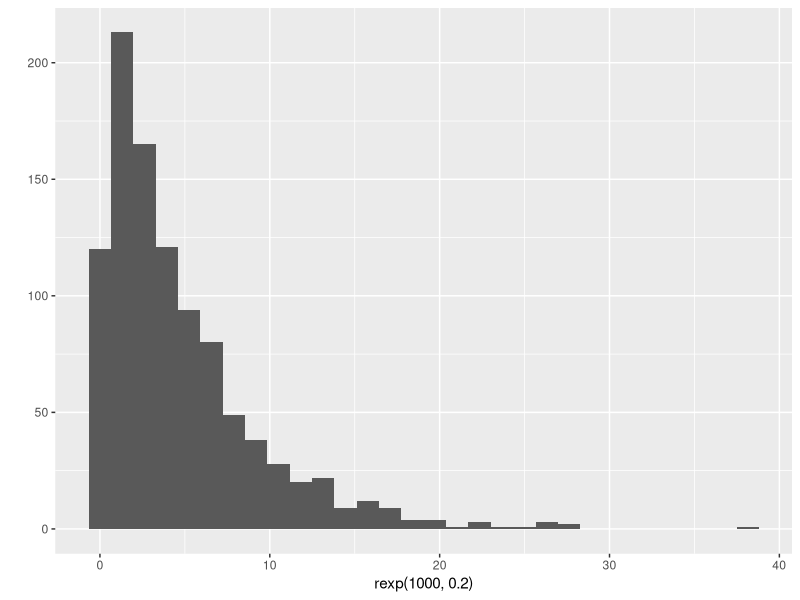
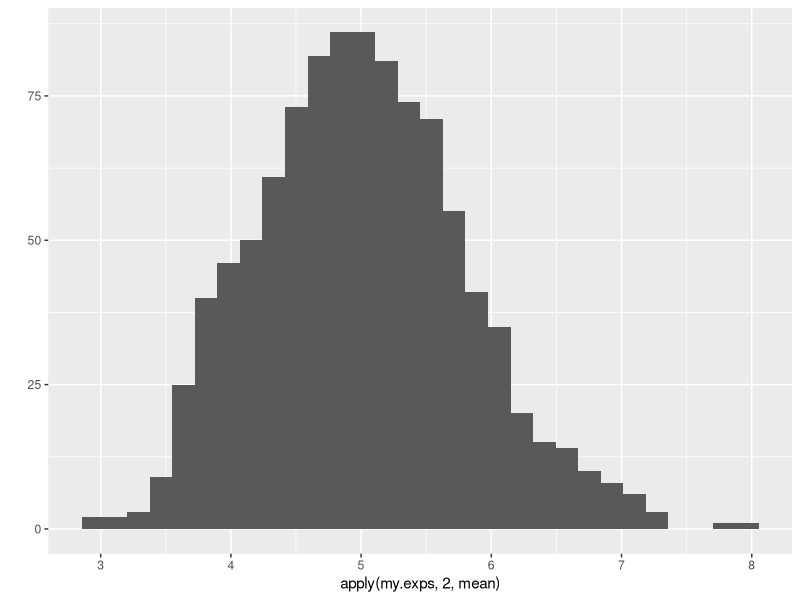
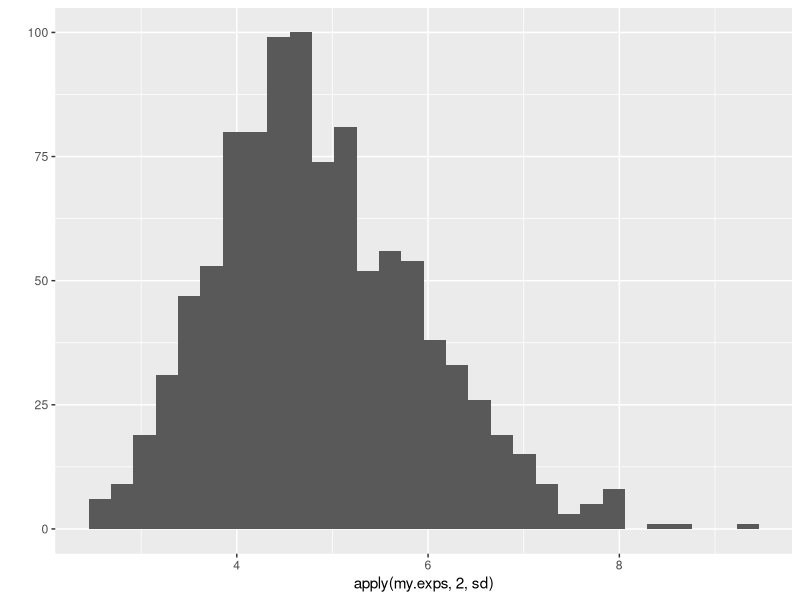
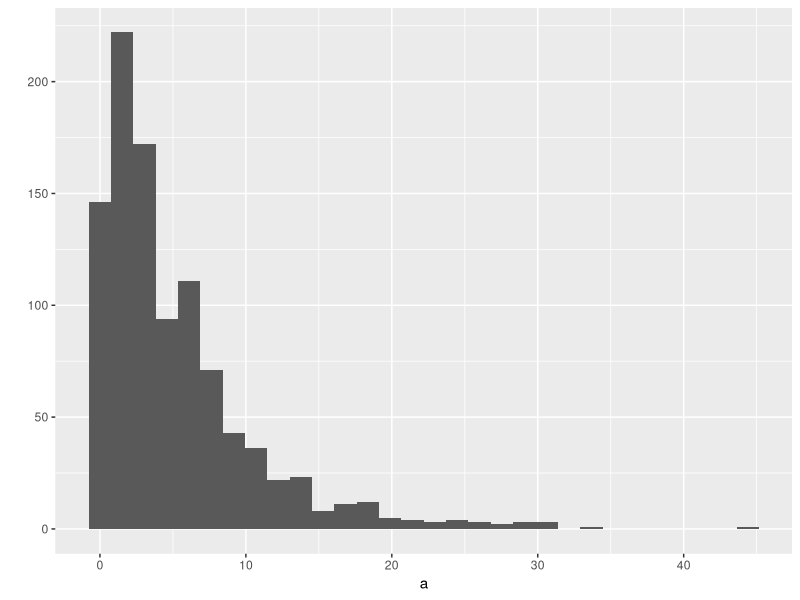

Reproduce these figures in R, in order.
## ---- chunk 1
require(ggplot2)
## ---- chunk 2
set.seed(808)
qplot(rexp(1000, 0.2))

my.exps <- rep.int(0, 40000); dim(my.exps) <- c(40, 1000)

for(i in 1:1000) {
    my.exps[, i] <- rexp(40, 0.2)
}

qplot(apply(my.exps, 2, mean))
qplot(apply(my.exps, 2, sd))
a <- rexp(1000, 0.2)
qplot(a)

